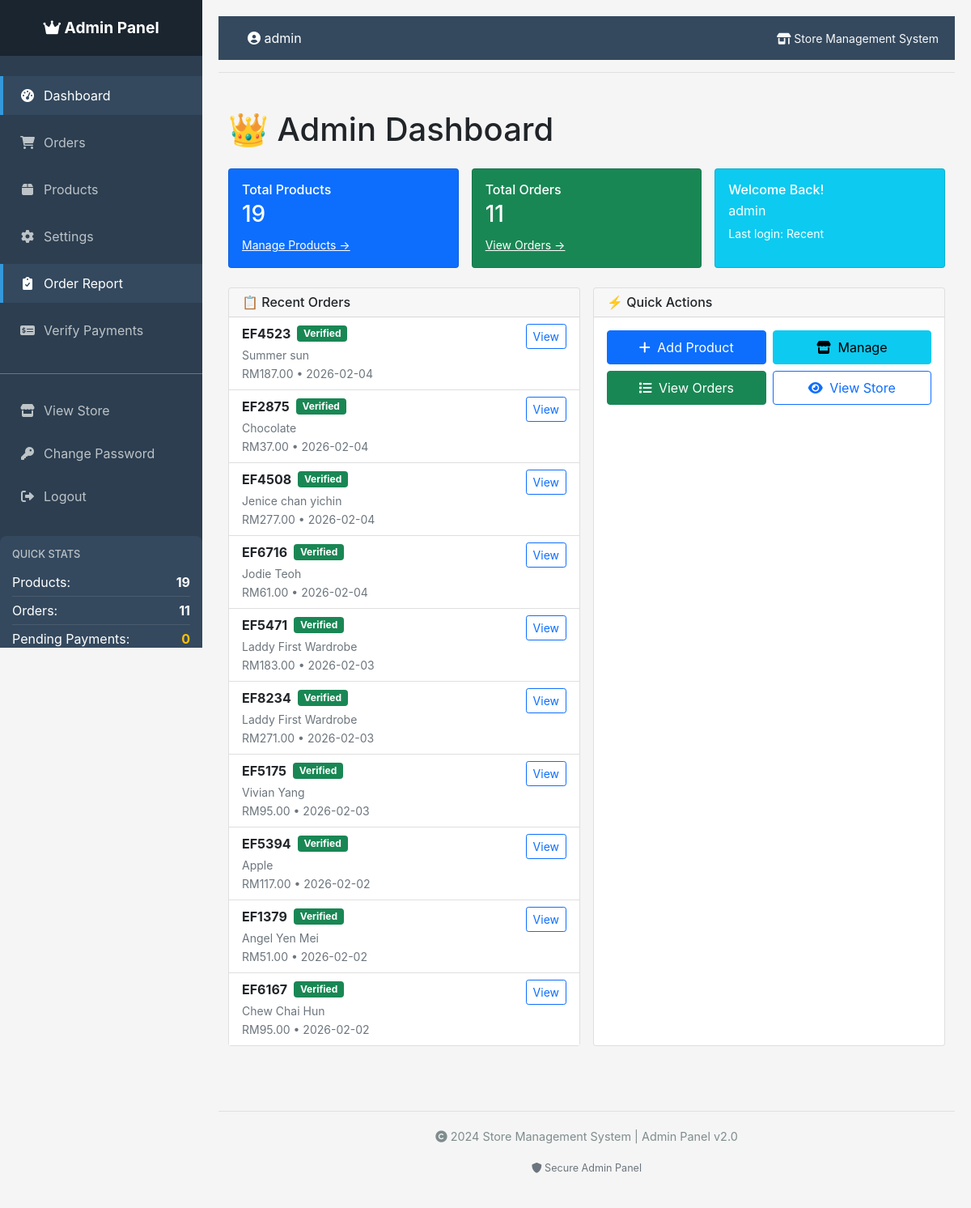
/admin/ (signed in), run on the app's committed database.
### tables this page shows
CREATE TABLE orders (
            id INTEGER PRIMARY KEY AUTOINCREMENT,
            order_id TEXT UNIQUE NOT NULL,
            customer_name TEXT NOT NULL,
            total_price REAL NOT NULL,
            shipping_fee REAL NOT NULL,
            address TEXT NOT NULL,
            postcode TEXT NOT NULL,
            state TEXT NOT NULL,
            region TEXT NOT NULL,
            status TEXT DEFAULT 'pending',
            created_at TIMESTAMP DEFAULT CURRENT_TIMESTAMP
        , contact_number TEXT, payment_method TEXT, payment_status TEXT DEFAULT "pending", payment_receipt TEXT, payment_verified BOOLEAN DEFAULT 0, payment_verified_at TIMESTAMP, payment_verified_by TEXT, tracking_number TEXT, updated_at TIMESTAMP);

### app.py (the view)
@app.route('/admin/')
@admin_required
def admin_dashboard():
    product_count = g.conn.execute('SELECT COUNT(*) FROM products').fetchone()[0]
    order_count = g.conn.execute('SELECT COUNT(*) FROM orders').fetchone()[0]
    pending_payments = g.conn.execute(
        'SELECT COUNT(*) FROM orders WHERE payment_status = "pending_verification"'
    ).fetchone()[0]
    recent_orders = g.conn.execute('''
        SELECT * FROM orders
        ORDER BY created_at DESC
        LIMIT 10
    ''').fetchall()
    orders_to_verify = g.conn.execute('''
        SELECT * FROM orders
        WHERE payment_status = 'pending_verification'
        ORDER BY created_at DESC
    ''').fetchall()
    total_revenue_result = g.conn.execute(
        'SELECT SUM(total_price) FROM orders WHERE payment_verified = 1'
    ).fetchone()
    total_revenue = total_revenue_result[0] if total_revenue_result[0] else 0
    return render_template('admin_dashboard.html',
                          product_count=product_count,
                          order_count=order_count,
                          pending_payments=pending_payments,
                          recent_orders=recent_orders,
                          orders_to_verify=orders_to_verify,
                          total_revenue=total_revenue)

### app.py (called while the page is built)
def get_db_connection():
    conn = sqlite3.connect(app.config['DATABASE'])
    conn.row_factory = sqlite3.Row
    return conn

@app.before_request
def before_request():
    g.conn = get_db_connection()

@app.teardown_request
def teardown_request(exception):
    if hasattr(g, 'conn'):
        g.conn.close()

def admin_required(f):
    @wraps(f)
    def decorated_function(*args, **kwargs):
        if 'admin_logged_in' not in session:
            return redirect(url_for('admin_login'))
        return f(*args, **kwargs)
    return decorated_function

@app.context_processor
def inject_pending_payments():
    if hasattr(g, 'conn'):
        pending_count = g.conn.execute(
            'SELECT COUNT(*) FROM orders WHERE payment_status = "pending_verification"'
        ).fetchone()[0]
        return dict(pending_payments=pending_count)
    return dict(pending_payments=0)

### templates/admin_dashboard.html (shortened to what this page needs)
{% extends "admin_base.html" %}
{% block content %}
<div class="container-fluid py-3">
    <h1 class="mb-4">👑 Admin Dashboard</h1>
    <div class="row g-3 mb-4">
        <div class="col-12 col-sm-6 col-md-4">
            <div class="card bg-primary text-white h-100">
                <div class="card-body py-3">
                    <h6 class="card-title mb-1">Total Products</h6>
                    <h3 class="mb-2">{{ product_count }}</h3>
                    <a href="{{ url_for('admin_products') }}" class="text-white small">Manage Products →</a>
                </div>
            </div>
        </div>
        <div class="col-12 col-sm-6 col-md-4">
            <div class="card bg-success text-white h-100">
                <div class="card-body py-3">
                    <h6 class="card-title mb-1">Total Orders</h6>
                    <h3 class="mb-2">{{ order_count }}</h3>
                    <a href="{{ url_for('admin_orders') }}" class="text-white small">View Orders →</a>
                </div>
            </div>
        </div>
        <div class="col-12 col-sm-6 col-md-4">
            <div class="card bg-info text-white h-100">
                <div class="card-body py-3">
                    <h6 class="card-title mb-1">Welcome Back!</h6>
                    <p class="mb-1">{{ session.admin_username }}</p>
                    <small>Last login: Recent</small>
                </div>
            </div>
        </div>
    </div>
    <div class="row g-3 mb-4">
        <div class="col-12 col-lg-6">
            <div class="card h-100">
                <div class="card-header">
                    <h6 class="mb-0">📋 Recent Orders</h6>
                </div>
                <div class="card-body p-0">
                    {% if recent_orders %}
                    <div class="list-group list-group-flush">
                        {% for order in recent_orders %}
                        <div class="list-group-item">
                            <div class="d-flex justify-content-between align-items-start">
                                <div>
                                    <div class="d-flex align-items-center mb-1">
                                        <strong class="me-2">{{ order.order_id }}</strong>
                                        <small class="badge {% if order.payment_status == 'verified' %}bg-success{% else %}bg-warning{% endif %}">
                                            {{ order.payment_status|title }}
                                        </small>
                                    </div>
                                    <small class="text-muted d-block">{{ order.customer_name }}</small>
                                    <small class="text-muted">RM{{ "%.2f"|format(order.total_price) }} • {{ order.created_at[:10] }}</small>
                                </div>
                                <a href="{{ url_for('order_details', order_id=order.order_id) }}"
                                   class="btn btn-sm btn-outline-primary">
                                    View
                                </a>
                            </div>
                        </div>
                        {% endfor %}
                    </div>
                    {% else %}
                    <div class="text-center py-5">
                        <i class="fas fa-box-open fa-2x text-muted mb-3"></i>
                        <p class="text-muted mb-0">No recent orders</p>
                    </div>
                    {% endif %}
                </div>
            </div>
        </div>
        <div class="col-12 col-lg-6">
            <div class="card h-100">
                <div class="card-header">
                    <h6 class="mb-0">⚡ Quick Actions</h6>
                </div>
                <div class="card-body">
                    <div class="row g-2">
                        <div class="col-6">
                            <a href="{{ url_for('add_product') }}" class="btn btn-primary w-100 py-2">
                                <i class="fas fa-plus me-1"></i> Add Product
                            </a>
                        </div>
                        <div class="col-6">
                            <a href="{{ url_for('admin_products') }}" class="btn btn-info w-100 py-2">
                                <i class="fas fa-store me-1"></i> Manage
                            </a>
                        </div>
                        <div class="col-6">
                            <a href="{{ url_for('admin_orders') }}" class="btn btn-success w-100 py-2">
                                <i class="fas fa-list me-1"></i> View Orders
                            </a>
                        </div>
                        <div class="col-6">
                            <a href="/" class="btn btn-outline-primary w-100 py-2" target="_blank">
                                <i class="fas fa-eye me-1"></i> View Store
                            </a>
                        </div>
                    </div>
                </div>
            </div>
        </div>
    </div>
</div>
{% endblock %}

### templates/admin_base.html (style rules this page uses)
body { font-family: -apple-system, BlinkMacSystemFont, 'Segoe UI', Roboto, Oxygen, Ubuntu, Cantarell, sans-serif; background-color: #f5f5f5; }

### data on the page
orders: order_id "EF4523", payment_status "Verified", customer_name "Summer sun", total_price "187.00", created_at "2026-02-04"
orders: order_id "EF2875", payment_status "Verified", customer_name "Chocolate", total_price "37.00", created_at "2026-02-04"
orders: order_id "EF4508", payment_status "Verified", customer_name "Jenice chan yichin", total_price "277.00", created_at "2026-02-04"
orders: order_id "EF6716", payment_status "Verified", customer_name "Jodie Teoh", total_price "61.00", created_at "2026-02-04"
orders: order_id "EF5471", payment_status "Verified", customer_name "Laddy First Wardrobe", total_price "183.00", created_at "2026-02-03"
orders: order_id "EF8234", payment_status "Verified", customer_name "Laddy First Wardrobe", total_price "271.00", created_at "2026-02-03"
orders: order_id "EF5175", payment_status "Verified", customer_name "Vivian Yang", total_price "95.00", created_at "2026-02-03"
orders: order_id "EF5394", payment_status "Verified", customer_name "Apple", total_price "117.00", created_at "2026-02-02"
orders: order_id "EF1379", payment_status "Verified", customer_name "Angel Yen Mei", total_price "51.00", created_at "2026-02-02"
orders: order_id "EF6167", payment_status "Verified", customer_name "Chew Chai Hun", total_price "95.00", created_at "2026-02-02"

### other printed values
{{ stats['product_count'] if stats else 0 }} "19"
{{ order_stats['order_count'] if order_stats else 0 }} "11"
{{ pending_stats['pending_count'] if pending_stats else 0 }} "0"
{{ session.get('admin_username', 'Admin') }} "admin"
{{ product_count }} "19"
{{ order_count }} "11"
{{ session.admin_username }} "admin"
